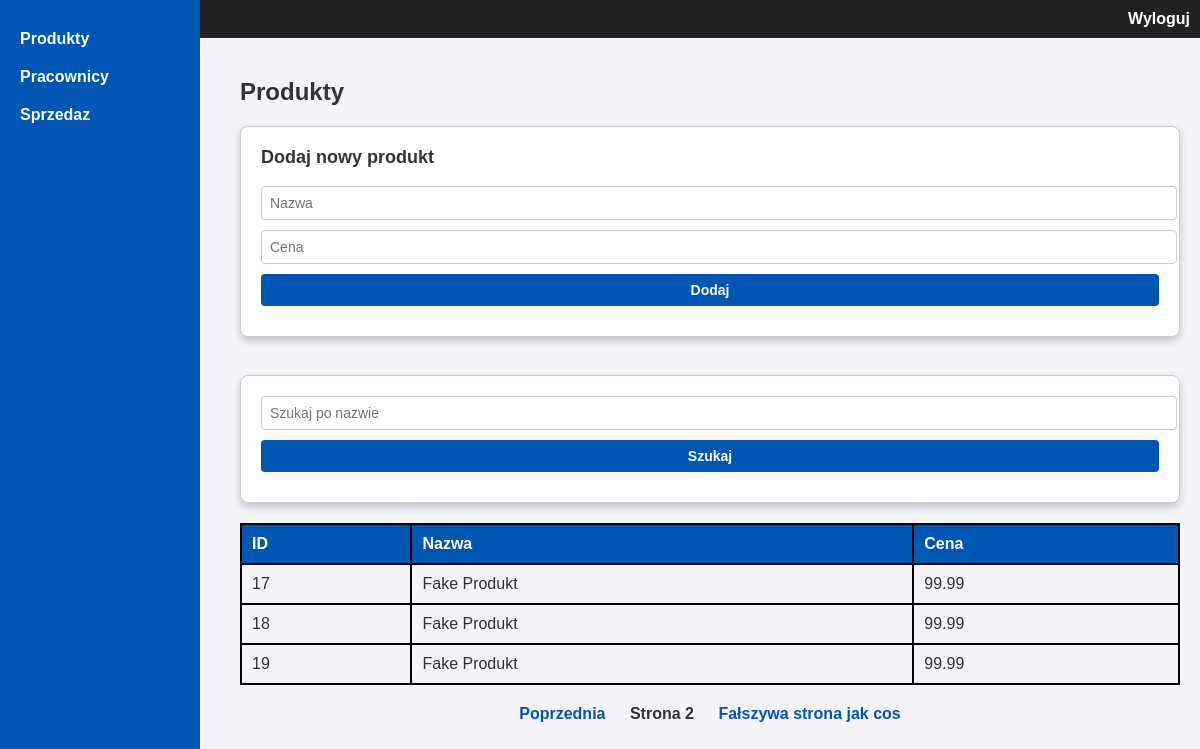
The app's page /dashboard/produkty?page=2&search= (signed in) with its own data.
### tables this page shows
CREATE TABLE produkty (
    id INTEGER PRIMARY KEY AUTOINCREMENT,
    nazwa TEXT NOT NULL,
    cena REAL NOT NULL
);

### niezabezpieczona_aplikacja/views/produkty.py (the view)
@produkty_bp.route('/produkty', methods=['GET', 'POST'])
def produkty():
    if 'user_id' not in session:
        return redirect(url_for('login.login'))
    search_query = request.args.get('search', '')
    page = int(request.args.get('page', 1))
    produkty = get_produkty(search_query, per_page=8, page=page)
    if request.method == 'POST':
        nazwa = request.form['nazwa']
        cena = float(request.form['cena'])
        add_produkt(nazwa, cena)
        return redirect(url_for('produkty.produkty', page=page, search=search_query))
    return render_template(
        'produkty.html',
        produkty=produkty,
        search_query=search_query,
        page=page,
        per_page=8
    )

### niezabezpieczona_aplikacja/views/produkty.py (called while the page is built)
def get_db_connection():
    conn = sqlite3.connect(db_path)
    conn.row_factory = sqlite3.Row
    return conn

def get_produkty(search_query=None, per_page=8, page=1):
    offset = (page - 1) * per_page
    conn = get_db_connection()
    cursor = conn.cursor()
    query = "SELECT * FROM produkty"
    if search_query:
        query += f" WHERE nazwa LIKE '%{search_query}%'"
    query += f" LIMIT {per_page} OFFSET {offset}"
    cursor.execute(query)
    results = cursor.fetchall()
    conn.close()
    return results

### niezabezpieczona_aplikacja/templates/produkty.html (shortened to what this page needs)
<!DOCTYPE html>
<html lang="pl">
  <head>
    <link rel="stylesheet" type="text/css" href="{{ url_for('static', filename='css/dashboard_main.css') }}" />
  </head>
  <body>
    <div id="top_menu">
      <a href="{{ url_for('logout.logout') }}">Wyloguj</a>
    </div>
    <div id="content">
<h2>Produkty</h2>
<form method="POST">
    <h3>Dodaj nowy produkt</h3>
    <input type="text" name="nazwa" placeholder="Nazwa" required />
    <input type="number" step="0.01" name="cena" placeholder="Cena" required />
    <button type="submit">Dodaj</button>
</form>
<br>
<form method="GET" action="{{ url_for('produkty.produkty') }}">
    <input type="text" name="search" placeholder="Szukaj po nazwie" value="{{ search_query }}" />
    <button type="submit">Szukaj</button>
</form>
<table>
    <thead>
        <tr>
            <th>ID</th>
            <th>Nazwa</th>
            <th>Cena</th>
        </tr>
    </thead>
    <tbody>
        {% for produkt in produkty %}
        <tr>
            <td>{{ produkt[0] }}</td>
            <td>{{ produkt[1] }}</td>
            <td>{{ produkt[2] }}</td>
        </tr>
        {% endfor %}
    </tbody>
</table>
      <div id="pagination">
        {% if page > 1 %}
          <a href="{{ url_for('produkty.produkty', page=page-1, search=search_query) }}">Poprzednia</a>
        {% endif %}
        <span>Strona {{ page }}</span>
      <a href="{{ url_for('fake_produkty.fake_produkty') }}">Fałszywa strona jak cos</a>
      </div>
    </div>
    <div id="left_menu">
<a href="{{ url_for('produkty.produkty') }}">Produkty</a>
<a href="{{ url_for('pracownicy.pracownicy') }}">Pracownicy</a>
<a href="{{ url_for('sprzedaz.sprzedaz') }}">Sprzedaz</a>
    </div>
  </body>
</html>

### niezabezpieczona_aplikacja/static/css/dashboard_main.css (style rules this page uses)
body { font-family: Arial, sans-serif; margin: 0; padding: 0; background-color: #f4f4f9; color: #333; }
#top_menu { background-color: #222; color: #fff; padding: 10px; text-align: right; }
#top_menu a { color: #fff; text-decoration: none; margin-left: 20px; font-weight: bold; }
#left_menu { background-color: #0056b3; color: #fff; width: 200px; height: 100vh; position: fixed; top: 0; left: 0; display: flex; flex-direction: column; padding-top: 20px; }
#left_menu a { color: #fff; text-decoration: none; padding: 10px 20px; display: block; font-weight: bold; }
#content { margin-left: 220px; padding: 20px; min-height: 100vh; }
h2 { font-size: 24px; margin-bottom: 20px; }
form { margin-bottom: 20px; padding: 20px; background-color: #fff; border: 1px solid #ccc; border-radius: 8px; box-shadow: 0 4px 8px rgba(0, 0, 0, 0.2); }
form h3 { margin-top: 0; font-size: 18px; }
form input, form select, form button { display: block; width: 100%; margin-bottom: 10px; padding: 8px; font-size: 14px; border: 1px solid #ccc; border-radius: 4px; }
form button { background-color: #0056b3; color: #fff; border: none; font-weight: bold; cursor: pointer; }
table { width: 100%; border-collapse: collapse; margin-bottom: 20px; }
table th, table td { border: 2px solid #000; padding: 10px; text-align: left; }
table th { background-color: #0056b3; color: #fff; font-weight: bold; }
table tr:nth-child(even) { background-color: #f4f4f9; }
#pagination { text-align: center; margin-top: 20px; }
#pagination a { color: #0056b3; text-decoration: none; margin: 0 10px; font-weight: bold; }
#pagination span { font-weight: bold; margin: 0 10px; }

### records on screen
produkty: id "17", nazwa "Fake Produkt", cena "99.99"
produkty: id "18", nazwa "Fake Produkt", cena "99.99"
produkty: id "19", nazwa "Fake Produkt", cena "99.99"

### other values on screen
{{ page }} "2"
